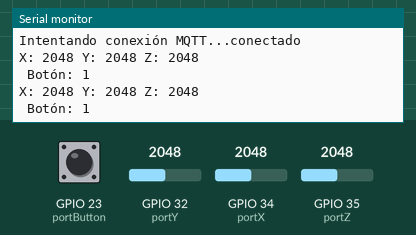
Simulated run of this sketch. Board: ESP32. Parts: the last lines printed to the serial monitor. The test bench sets the inputs (shaded band); at power-on: GPIO 32 (portY) = 2048, GPIO 34 (portX) = 2048, GPIO 35 (portZ) = 2048, GPIO 23 (portButton) HIGH. WiFi joins after 1.5 s; servers stay silent unless stated; no MQTT or app messages arrive unless stated.

Above: at 2.7 s.
2.8 s: GPIO 32 (portY) set to 2866
At 4.1 s:
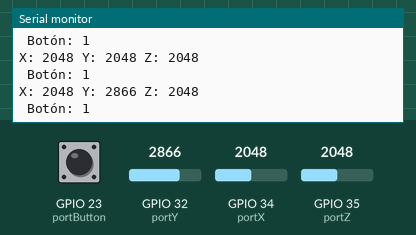
4.3 s: GPIO 34 (portX) set to 2866
At 5.3 s:
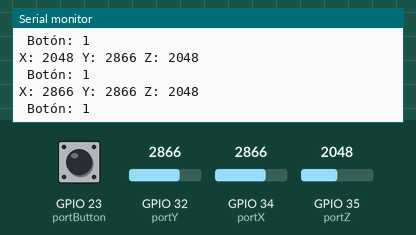
5.8 s: GPIO 35 (portZ) set to 2866
At 7.1 s:
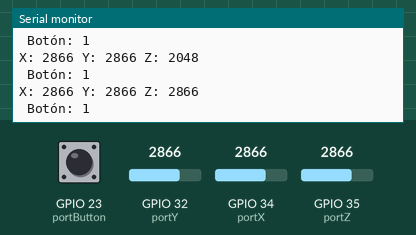
7.3 s: GPIO 23 (portButton) pulled LOW for 1 s
At 8.0 s:
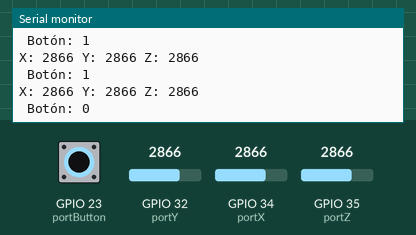
9.8 s: GPIO 32 (portY) set to 3603
At 11.1 s:
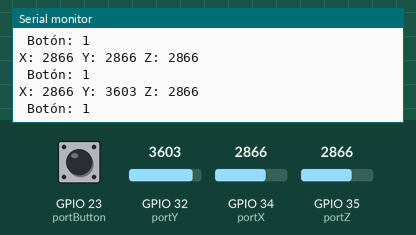
11.3 s: GPIO 34 (portX) set to 3603
At 12.4 s:
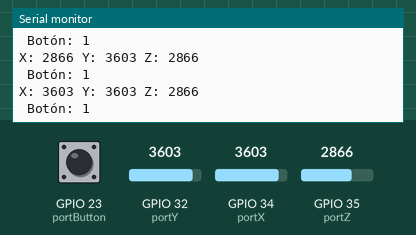
Timing chart, 0 to 13.8 s (numbered marks = the images above; inputs shaded):
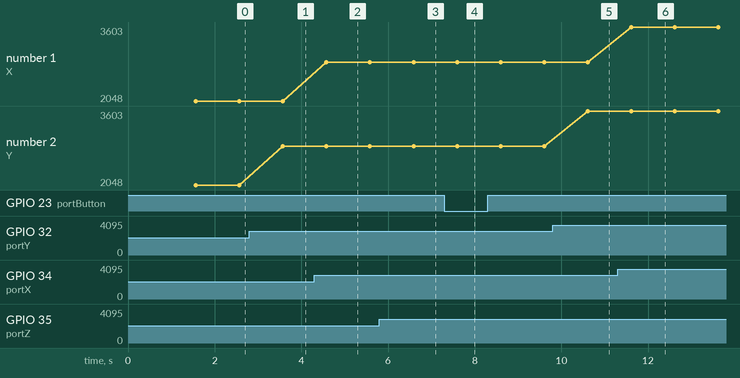

Measured:
- after the input at 2.8 s, the serial monitor: prints a new line after 0.78 s (image 1)
- after the input at 4.3 s, the serial monitor: prints a new line after 0.28 s (image 2)
- after the input at 5.8 s, the serial monitor: prints a new line after 0.79 s (image 3)
- after the input at 7.3 s, the serial monitor: prints a new line after 0.29 s (image 4)
- after the input at 9.8 s, the serial monitor: prints a new line after 0.81 s (image 5)
- after the input at 11.3 s, the serial monitor: prints a new line after 0.31 s (image 6)
- plotted number 2: 2048 → 2866 after the input at 2.8 s, 2866 → 3603 after the input at 9.8 s

The sketch:

ProyectoFinal.ino
```cpp
#include <WiFi.h>
#include <WiFiClient.h>
#include <PubSubClient.h>
#include <math.h>
#include <stdio.h>

// Credenciales WiFi
const char* ssid = "LoremIpsum";
const char* password = "woim9701";

// Configuración de ThingsBoard
const char* mqtt_server = "iot.ceisufro.cl";
const int mqtt_port = 1883;
const char* access_token = "bket293EjRcPjaZp9NT6";
const char* device_ID = "0bc94150-9abd-11ef-8d2d-4d85475624ac";

WiFiClient espClient;
PubSubClient client(espClient);

int val_x = 0, val_y = 0, val_z = 0;
double b;
const int portX = 34;
const int portZ = 35;
const int portY = 32;

const int portButton = 23;
int buttonState = 0;

void setup_wifi() {
  delay(10);
  Serial.println();
  Serial.print("Conectando a ");
  Serial.println(ssid);

  WiFi.begin(ssid, password);

  while (WiFi.status() != WL_CONNECTED) {
    delay(500);
    Serial.print(".");
  }

  Serial.println("");
  Serial.println("WiFi conectado");
  Serial.println("Dirección IP: ");
  Serial.println(WiFi.localIP());
}

void reconnect() {
  // Loop hasta que estemos conectados al servidor MQTT
  while (!client.connected()) {
    Serial.print("Intentando conexión MQTT...");
    if (client.connect(device_ID, access_token, "")) {
      Serial.println("conectado");
    } else {
      Serial.print("Error, rc=");
      Serial.print(client.state());
      Serial.println(" intentando de nuevo en 5 segundos");
      delay(5000);
    }
  }
}

// Esta función envía datos a ThingsBoard
void sendAccelDataToThingsBoard() {
  val_x = 0;
  val_y = 0;
  val_z = 0;

  for (int i = 0; i < 10; i++) {
    val_x += analogRead(portX);
    val_y += analogRead(portY);
    val_z += analogRead(portZ);
  }

  val_x = val_x / 10;
  val_y = val_y / 10;
  val_z = val_z / 10;

  b = (double)(abs(val_x - 320)) / (abs(val_z - 320));
  float a = atan(b) / 3.14 * 180;

  Serial.print("X: ");
  Serial.print(val_x);
  Serial.print(" Y: ");
  Serial.print(val_y);
  Serial.print(" Z: ");
  Serial.println(val_z);
  Serial.print(" Botón: ");
  Serial.println(buttonState);

  // Construir un mensaje JSON
  String payload = "{";
  payload += "\"val_x\":"; payload += val_x; payload += ",";
  payload += "\"val_y\":"; payload += val_y; payload += ",";
  payload += "\"val_z\":"; payload += val_z; payload += ",";
  payload += "\"buttonState\":"; payload += (buttonState == LOW ? 1 : 0);
  payload += "}";

  // Enviar el mensaje JSON a ThingsBoard
  if (client.connected()) {
    client.publish("v1/devices/me/telemetry", payload.c_str());
  } else {
    reconnect();
  }
}

void setup() {
  Serial.begin(115200);
  setup_wifi();
  client.setServer(mqtt_server, mqtt_port);
  reconnect();
  pinMode(portButton, INPUT_PULLUP);
}

void loop() {
  if (!client.connected()) {
    reconnect();
  }
  client.loop();
  buttonState = digitalRead(portButton);
  sendAccelDataToThingsBoard();
  delay(1000);
}
```
